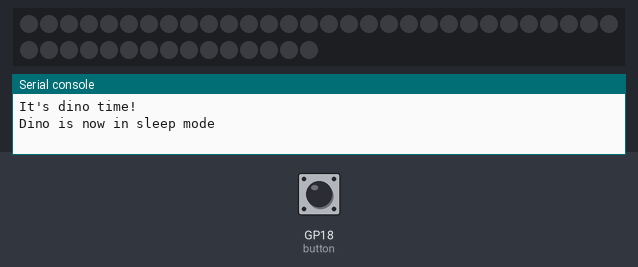
The program below on a simulated Raspberry Pi Pico running MicroPython. On the bench: 45 RGB LEDs in strip order, left to right, continuing on the next row, the last lines printed to the serial console. The test bench sets the inputs (shaded band); at power-on: GP18 (button) HIGH. Dim RGB values are drawn brighter than linear.

Above: at 1.2 s.
1.3 s: GP18 (button) pulled LOW for 1 s
At 6.5 s:
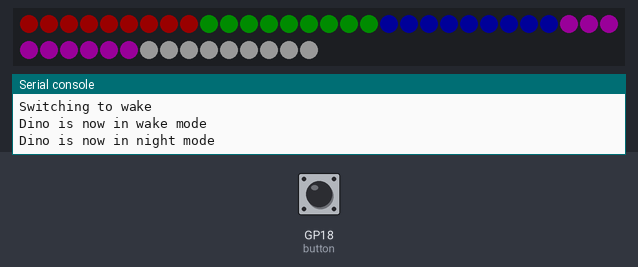
6.9 s: GP18 (button) pulled LOW for 3.2 s
At 7.8 s:
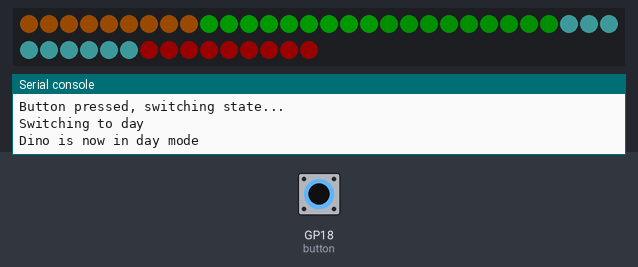
11.6 s: GP18 (button) driven LOW
At 13.2 s:
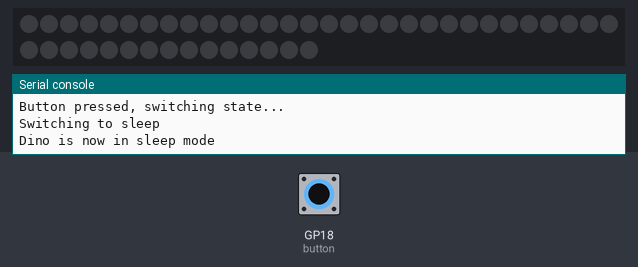
Timing chart, 0 to 14.7 s (numbered marks = the images above; inputs shaded):
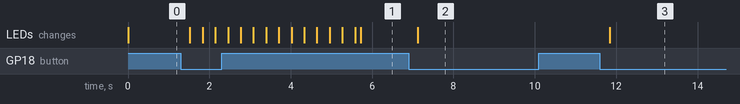

Measured:
- after the input at 1.3 s, the LEDs: first change after 0.22 s (image 1 shows a later state)
- after the input at 6.9 s, the LEDs: change after 0.23 s (image 2)
- after the input at 11.6 s, the LEDs: change after 0.24 s (image 3)

The program:

main.py
```python
import array, time
from machine import Pin
import rp2

# Configure the number of WS2812 LEDs.
NUM_LEDS = 45
PIN_NUM = 22
brightness = 0.1

# Configure the physical button
BTN_PIN = 18
button = Pin(BTN_PIN, Pin.IN, Pin.PULL_UP)

# Dino state system
currentstate = "sleep"
states = ["sleep", "wake", "night", "day"]  # Order of rotation

# Assign each layer a specific set of LEDs
layer_1 = range(0, 9)    # LEDs 1-9
layer_2 = range(9, 18)   # LEDs 10-18
layer_3 = range(18, 27)  # LEDs 19-27
layer_4 = range(27, 36)  # LEDs 28-36
layer_5 = range(36, 45)  # LEDs 37-45

# List of layers for easy iteration
layers = [layer_1, layer_2, layer_3, layer_4, layer_5]

# ws2812 Setup
@rp2.asm_pio(sideset_init=rp2.PIO.OUT_LOW, out_shiftdir=rp2.PIO.SHIFT_LEFT, autopull=True, pull_thresh=24)
def ws2812():
    T1 = 2
    T2 = 5
    T3 = 3
    wrap_target()
    label("bitloop")
    out(x, 1)               .side(0)    [T3 - 1]
    jmp(not_x, "do_zero")   .side(1)    [T1 - 1]
    jmp("bitloop")          .side(1)    [T2 - 1]
    label("do_zero")
    nop()                   .side(0)    [T2 - 1]
    wrap()

# Create the StateMachine with the ws2812 program, outputting on pin
sm = rp2.StateMachine(0, ws2812, freq=8_000_000, sideset_base=Pin(PIN_NUM))

# Start the StateMachine, it will wait for data on its FIFO.
sm.active(1)

# Display a pattern on the LEDs via an array of LED RGB values.
ar = array.array("I", [0 for _ in range(NUM_LEDS)])


#### Functions

def pixels_show():
    dimmer_ar = array.array("I", [0 for _ in range(NUM_LEDS)])
    for i,c in enumerate(ar):
        r = int(((c >> 8) & 0xFF) * brightness)
        g = int(((c >> 16) & 0xFF) * brightness)
        b = int((c & 0xFF) * brightness)
        dimmer_ar[i] = (g<<16) + (r<<8) + b
    sm.put(dimmer_ar, 8)
    time.sleep_ms(10)

def pixels_set(i, color):
    ar[i] = (color[1]<<16) + (color[0]<<8) + color[2]

def pixels_fill(color):
    for i in range(len(ar)):
        pixels_set(i, color)
    pixels_show()

def wheel(pos):
    # For the rainbow effect

    # Input a value 0 to 255 to get a color value.
    # The colours are a transition r - g - b - back to r.
    if pos < 0 or pos > 255:
        return (0, 0, 0)
    if pos < 85:
        return (255 - pos * 3, pos * 3, 0)
    if pos < 170:
        pos -= 85
        return (0, 255 - pos * 3, pos * 3)
    pos -= 170
    return (pos * 3, 0, 255 - pos * 3)

# Dino Lamp States
def dino_state(state):
    global currentstate  # Ensure we're modifying the global variable
    currentstate = state
    print(f"Dino is now in {state} mode")

    if state == "sleep":
        pixels_fill((0, 0, 0))  # All LEDs off

    elif state == "wake":
        # Wake-up animation
        for j in range(255):
            for i in range(NUM_LEDS):
                rc_index = (i * 256 // NUM_LEDS) + j
                pixels_set(i, wheel(rc_index & 255))
            pixels_show()
        dino_state("night")  # Transition to night mode

    elif state == "night":
        layer_colors = [
            (255, 0, 0),  # Red
            (0, 128, 0),  # Dark Green
            (0, 0, 255),  # Blue
            (255, 0, 255),  # Purple
            (255, 255, 255)  # White
        ]
        for layer_index, layer in enumerate(layers):
            for led in layer:
                pixels_set(led, layer_colors[layer_index])
        pixels_show()

    elif state == "day":
        layer_colors = [
            (255, 128, 0),  # Orange
            (0, 255, 0),  # Green
            (0, 153, 0),  # Teal
            (102, 255, 255),  # Light Blue
            (255, 0, 0)  # Red
        ]
        for layer_index, layer in enumerate(layers):
            for led in layer:
                pixels_set(led, layer_colors[layer_index])
        pixels_show()

# Button Handling
def check_button():
    global currentstate  # Ensure we're modifying the global variable

    if button.value() == 0:  # Button is pressed (active-low)
        time.sleep(0.2)  # Debounce delay
        if button.value() == 0:  # Confirm it's still pressed
            print("Button pressed, switching state...")
            current_index = states.index(currentstate)
            next_index = (current_index + 1) % len(states)
            new_state = states[next_index]
            print(f"Switching to {new_state}")
            dino_state(new_state)

            # Wait for button to be released (debouncing)
            while button.value() == 0:
                time.sleep(0.1)

#### End Functions

print("It's dino time!")

# Set initial state
dino_state(currentstate)  # Set initial state

while True:
    # TODO: Make it change mode based on if the room is dark/light using a flux sensor
    # TODO: Make a button to cycle between sleep/wake/day/night states

    check_button()  # Check if button is pressed to change state
    time.sleep(0.1)  # Small delay to avoid CPU overuse
```
